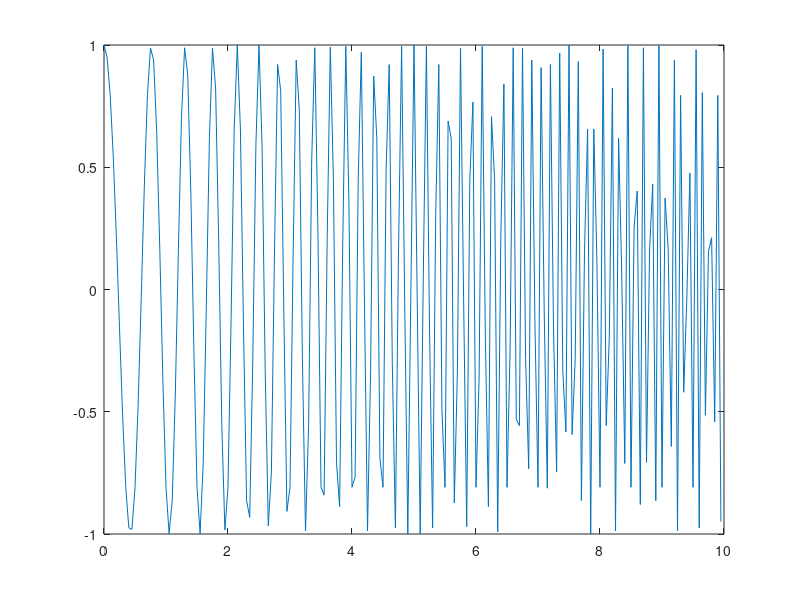

This chart was generated by the following MATLAB code:
fp = 20;
f1 = 5;
f0 = 1;
t1 = 5;

N = 200;

% Wektor czasu
t = 0:1/fp:(N-1)/fp;

chirp_sygnal = chirp(t, f0, t1, f1);

plot(t, chirp_sygnal);